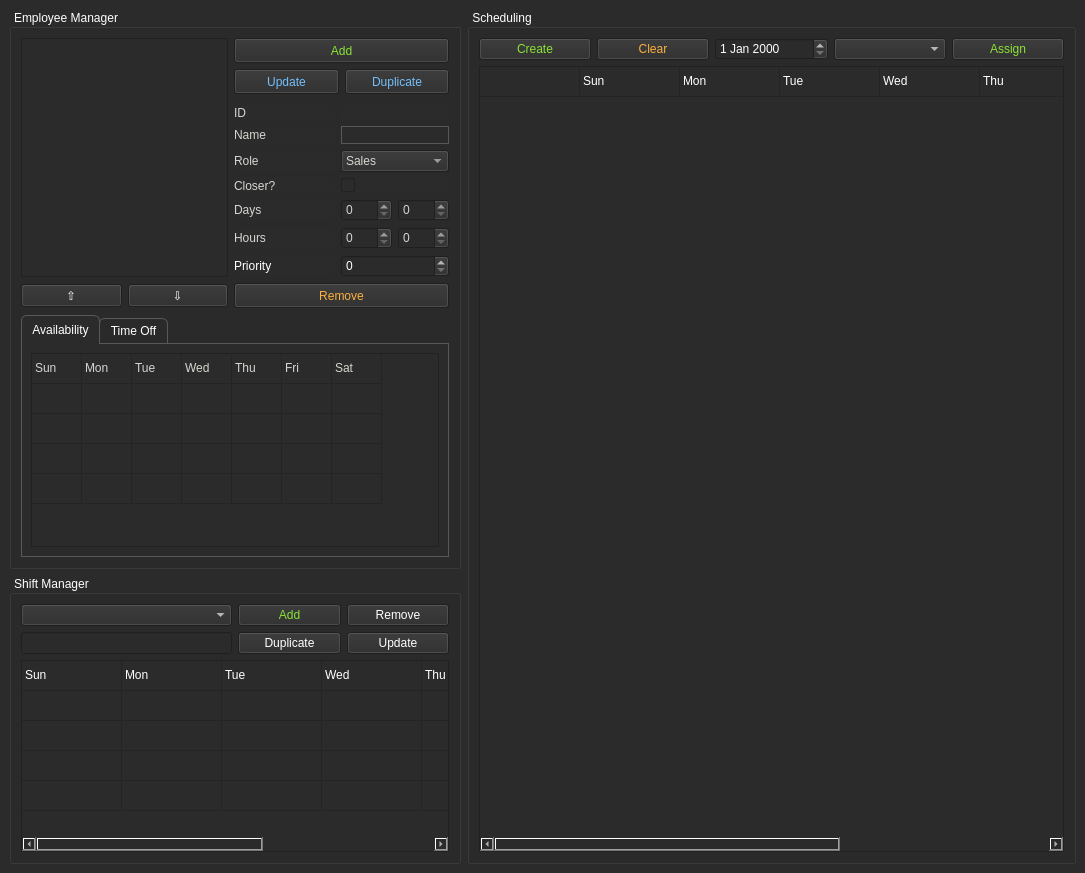
<?xml version="1.0" encoding="UTF-8"?>
<ui version="4.0">
 <class>autoschedservice</class>
 <widget class="QMainWindow" name="autoschedservice">
  <property name="geometry">
   <rect>
    <x>0</x>
    <y>0</y>
    <width>1085</width>
    <height>871</height>
   </rect>
  </property>
  <property name="sizePolicy">
   <sizepolicy hsizetype="Fixed" vsizetype="Fixed">
    <horstretch>0</horstretch>
    <verstretch>0</verstretch>
   </sizepolicy>
  </property>
  <property name="windowTitle">
   <string>The Automated Scheduling Service</string>
  </property>
  <property name="styleSheet">
   <string notr="true">background-color: rgb(43, 43, 43);</string>
  </property>
  <widget class="QWidget" name="centralwidget">
   <layout class="QGridLayout" name="gridLayout">
    <item row="0" column="0">
     <widget class="QGroupBox" name="groupBox">
      <property name="sizePolicy">
       <sizepolicy hsizetype="Minimum" vsizetype="Minimum">
        <horstretch>4</horstretch>
        <verstretch>0</verstretch>
       </sizepolicy>
      </property>
      <property name="styleSheet">
       <string notr="true">color: white;</string>
      </property>
      <property name="title">
       <string> Employee Manager </string>
      </property>
      <layout class="QGridLayout" name="gridLayout_2">
       <item row="8" column="2">
        <widget class="QLabel" name="lbl_days">
         <property name="sizePolicy">
          <sizepolicy hsizetype="MinimumExpanding" vsizetype="Minimum">
           <horstretch>1</horstretch>
           <verstretch>0</verstretch>
          </sizepolicy>
         </property>
         <property name="styleSheet">
          <string notr="true">color: rgb(211, 215, 207);</string>
         </property>
         <property name="text">
          <string>Days</string>
         </property>
        </widget>
       </item>
       <item row="11" column="1">
        <widget class="QPushButton" name="btn_empMoveDown">
         <property name="sizePolicy">
          <sizepolicy hsizetype="Minimum" vsizetype="Fixed">
           <horstretch>1</horstretch>
           <verstretch>0</verstretch>
          </sizepolicy>
         </property>
         <property name="text">
          <string>⇩</string>
         </property>
        </widget>
       </item>
       <item row="11" column="0">
        <widget class="QPushButton" name="btn_empMoveUp">
         <property name="sizePolicy">
          <sizepolicy hsizetype="Minimum" vsizetype="Fixed">
           <horstretch>1</horstretch>
           <verstretch>0</verstretch>
          </sizepolicy>
         </property>
         <property name="text">
          <string>⇧</string>
         </property>
        </widget>
       </item>
       <item row="10" column="2">
        <widget class="QLabel" name="lbl_empPriority">
         <property name="sizePolicy">
          <sizepolicy hsizetype="MinimumExpanding" vsizetype="Minimum">
           <horstretch>1</horstretch>
           <verstretch>0</verstretch>
          </sizepolicy>
         </property>
         <property name="text">
          <string>Priority</string>
         </property>
        </widget>
       </item>
       <item row="6" column="2">
        <widget class="QLabel" name="lbl_empRole">
         <property name="sizePolicy">
          <sizepolicy hsizetype="MinimumExpanding" vsizetype="Minimum">
           <horstretch>1</horstretch>
           <verstretch>0</verstretch>
          </sizepolicy>
         </property>
         <property name="styleSheet">
          <string notr="true">color: rgb(211, 215, 207);</string>
         </property>
         <property name="text">
          <string>Role</string>
         </property>
        </widget>
       </item>
       <item row="5" column="2">
        <widget class="QLabel" name="lbl_empName">
         <property name="sizePolicy">
          <sizepolicy hsizetype="MinimumExpanding" vsizetype="Minimum">
           <horstretch>1</horstretch>
           <verstretch>0</verstretch>
          </sizepolicy>
         </property>
         <property name="styleSheet">
          <string notr="true">color: rgb(211, 215, 207);</string>
         </property>
         <property name="text">
          <string>Name</string>
         </property>
        </widget>
       </item>
       <item row="7" column="2">
        <widget class="QLabel" name="lbl_closer">
         <property name="sizePolicy">
          <sizepolicy hsizetype="MinimumExpanding" vsizetype="Minimum">
           <horstretch>1</horstretch>
           <verstretch>0</verstretch>
          </sizepolicy>
         </property>
         <property name="styleSheet">
          <string notr="true">color: rgb(211, 215, 207);</string>
         </property>
         <property name="text">
          <string>Closer?</string>
         </property>
        </widget>
       </item>
       <item row="9" column="2">
        <widget class="QLabel" name="lbl_empHours">
         <property name="sizePolicy">
          <sizepolicy hsizetype="MinimumExpanding" vsizetype="Minimum">
           <horstretch>1</horstretch>
           <verstretch>0</verstretch>
          </sizepolicy>
         </property>
         <property name="styleSheet">
          <string notr="true">color: rgb(211, 215, 207);</string>
         </property>
         <property name="text">
          <string>Hours</string>
         </property>
        </widget>
       </item>
       <item row="0" column="0" rowspan="11" colspan="2">
        <widget class="QListWidget" name="listWidget_emps">
         <property name="sizePolicy">
          <sizepolicy hsizetype="MinimumExpanding" vsizetype="Minimum">
           <horstretch>2</horstretch>
           <verstretch>0</verstretch>
          </sizepolicy>
         </property>
         <property name="minimumSize">
          <size>
           <width>150</width>
           <height>150</height>
          </size>
         </property>
         <property name="maximumSize">
          <size>
           <width>1000</width>
           <height>1000</height>
          </size>
         </property>
         <property name="styleSheet">
          <string notr="true">color: rgb(211, 215, 207);</string>
         </property>
        </widget>
       </item>
       <item row="1" column="2" colspan="2">
        <layout class="QHBoxLayout" name="horizontalLayout_3" stretch="1,1">
         <item>
          <widget class="QPushButton" name="btn_empUpdate">
           <property name="sizePolicy">
            <sizepolicy hsizetype="MinimumExpanding" vsizetype="Minimum">
             <horstretch>1</horstretch>
             <verstretch>0</verstretch>
            </sizepolicy>
           </property>
           <property name="minimumSize">
            <size>
             <width>50</width>
             <height>25</height>
            </size>
           </property>
           <property name="maximumSize">
            <size>
             <width>100000</width>
             <height>100000</height>
            </size>
           </property>
           <property name="styleSheet">
            <string notr="true">color: rgb(114, 191, 253);</string>
           </property>
           <property name="text">
            <string>Update</string>
           </property>
          </widget>
         </item>
         <item>
          <widget class="QPushButton" name="btn_empDupe">
           <property name="sizePolicy">
            <sizepolicy hsizetype="MinimumExpanding" vsizetype="Minimum">
             <horstretch>1</horstretch>
             <verstretch>0</verstretch>
            </sizepolicy>
           </property>
           <property name="minimumSize">
            <size>
             <width>50</width>
             <height>25</height>
            </size>
           </property>
           <property name="maximumSize">
            <size>
             <width>100000</width>
             <height>100000</height>
            </size>
           </property>
           <property name="styleSheet">
            <string notr="true">color: rgb(114, 191, 253);</string>
           </property>
           <property name="text">
            <string>Duplicate</string>
           </property>
          </widget>
         </item>
        </layout>
       </item>
       <item row="0" column="2" colspan="2">
        <widget class="QPushButton" name="btn_empAdd">
         <property name="sizePolicy">
          <sizepolicy hsizetype="MinimumExpanding" vsizetype="Minimum">
           <horstretch>2</horstretch>
           <verstretch>0</verstretch>
          </sizepolicy>
         </property>
         <property name="minimumSize">
          <size>
           <width>50</width>
           <height>25</height>
          </size>
         </property>
         <property name="maximumSize">
          <size>
           <width>100000</width>
           <height>100000</height>
          </size>
         </property>
         <property name="styleSheet">
          <string notr="true">color: rgb(138, 226, 52);</string>
         </property>
         <property name="text">
          <string>Add</string>
         </property>
        </widget>
       </item>
       <item row="11" column="2" colspan="2">
        <widget class="QPushButton" name="btn_empRm">
         <property name="sizePolicy">
          <sizepolicy hsizetype="MinimumExpanding" vsizetype="Minimum">
           <horstretch>2</horstretch>
           <verstretch>0</verstretch>
          </sizepolicy>
         </property>
         <property name="minimumSize">
          <size>
           <width>50</width>
           <height>25</height>
          </size>
         </property>
         <property name="maximumSize">
          <size>
           <width>100000</width>
           <height>100000</height>
          </size>
         </property>
         <property name="styleSheet">
          <string notr="true">color: rgb(252, 175, 62);</string>
         </property>
         <property name="text">
          <string>Remove</string>
         </property>
        </widget>
       </item>
       <item row="5" column="3">
        <widget class="QLineEdit" name="lineEdit_empName">
         <property name="sizePolicy">
          <sizepolicy hsizetype="MinimumExpanding" vsizetype="Fixed">
           <horstretch>1</horstretch>
           <verstretch>0</verstretch>
          </sizepolicy>
         </property>
         <property name="styleSheet">
          <string notr="true">color: rgb(211, 215, 207);
border: 1px solid rgb(88, 88, 88);</string>
         </property>
        </widget>
       </item>
       <item row="6" column="3">
        <widget class="QComboBox" name="comboBox_empRole">
         <property name="sizePolicy">
          <sizepolicy hsizetype="MinimumExpanding" vsizetype="Fixed">
           <horstretch>1</horstretch>
           <verstretch>0</verstretch>
          </sizepolicy>
         </property>
         <property name="styleSheet">
          <string notr="true">color: rgb(211, 215, 207);</string>
         </property>
         <item>
          <property name="text">
           <string>Sales</string>
          </property>
         </item>
         <item>
          <property name="text">
           <string>Tech</string>
          </property>
         </item>
         <item>
          <property name="text">
           <string>None</string>
          </property>
         </item>
        </widget>
       </item>
       <item row="8" column="3">
        <layout class="QHBoxLayout" name="horizontalLayout" stretch="1,1">
         <item>
          <widget class="QSpinBox" name="spinBox_empDaysMin">
           <property name="styleSheet">
            <string notr="true">color: rgb(211, 215, 207);</string>
           </property>
          </widget>
         </item>
         <item>
          <widget class="QSpinBox" name="spinBox_empDaysMax">
           <property name="styleSheet">
            <string notr="true">color: rgb(211, 215, 207);</string>
           </property>
          </widget>
         </item>
        </layout>
       </item>
       <item row="7" column="3">
        <widget class="QCheckBox" name="chkBox_empCloser">
         <property name="sizePolicy">
          <sizepolicy hsizetype="MinimumExpanding" vsizetype="Fixed">
           <horstretch>1</horstretch>
           <verstretch>0</verstretch>
          </sizepolicy>
         </property>
         <property name="styleSheet">
          <string notr="true">color: rgb(211, 215, 207);</string>
         </property>
         <property name="text">
          <string/>
         </property>
        </widget>
       </item>
       <item row="9" column="3">
        <layout class="QHBoxLayout" name="horizontalLayout_2">
         <item>
          <widget class="QSpinBox" name="spinBox_empHoursMin">
           <property name="styleSheet">
            <string notr="true">color: rgb(211, 215, 207);</string>
           </property>
          </widget>
         </item>
         <item>
          <widget class="QSpinBox" name="spinBox_empHoursMax">
           <property name="styleSheet">
            <string notr="true">color: rgb(211, 215, 207);</string>
           </property>
          </widget>
         </item>
        </layout>
       </item>
       <item row="10" column="3">
        <widget class="QSpinBox" name="spinBox_empPriority">
         <property name="sizePolicy">
          <sizepolicy hsizetype="MinimumExpanding" vsizetype="Fixed">
           <horstretch>1</horstretch>
           <verstretch>0</verstretch>
          </sizepolicy>
         </property>
        </widget>
       </item>
       <item row="14" column="0" colspan="4">
        <widget class="QTabWidget" name="tabWidget">
         <property name="sizePolicy">
          <sizepolicy hsizetype="MinimumExpanding" vsizetype="MinimumExpanding">
           <horstretch>0</horstretch>
           <verstretch>0</verstretch>
          </sizepolicy>
         </property>
         <property name="styleSheet">
          <string notr="true">QTabWidget::pane {
border: 1px solid rgb(88, 88, 88);
}

QTabWidget::tab-bar:top {
    top: 1px;
}

QTabWidget::tab-bar:bottom {
    bottom: 1px;
}

QTabWidget::tab-bar:left {
    right: 1px;
}

QTabWidget::tab-bar:right {
    left: 1px;
}

QTabBar::tab {
	border-top-right-radius: 6px;
	border-top-left-radius: 6px;
    border: 1px solid rgb(88, 88, 88);
}

QTabBar::tab:selected {

}

QTabBar::tab:!selected {
   
	
	background-color: rgb(42, 42, 42);
}

QTabBar::tab:!selected:hover {
    background: #999;
}

QTabBar::tab:top:!selected {
    margin-top: 3px;
}

QTabBar::tab:bottom:!selected {
    margin-bottom: 3px;
}

QTabBar::tab:top, QTabBar::tab:bottom {
    min-width: 8ex;
    margin-right: -1px;
    padding: 5px 10px 5px 10px;
}

QTabBar::tab:top:selected {
    border-bottom-color: none;
}

QTabBar::tab:bottom:selected {
    border-top-color: none;
}

QTabBar::tab:top:last, QTabBar::tab:bottom:last,
QTabBar::tab:top:only-one, QTabBar::tab:bottom:only-one {
    margin-right: 0;
}

QTabBar::tab:left:!selected {
    margin-right: 3px;
}

QTabBar::tab:right:!selected {
    margin-left: 3px;
}

QTabBar::tab:left, QTabBar::tab:right {
    min-height: 8ex;
    margin-bottom: -1px;
    padding: 10px 5px 10px 5px;
}

QTabBar::tab:left:selected {
    border-left-color: none;
}

QTabBar::tab:right:selected {
    border-right-color: none;
}

QTabBar::tab:left:last, QTabBar::tab:right:last,
QTabBar::tab:left:only-one, QTabBar::tab:right:only-one {
    margin-bottom: 0;
}</string>
         </property>
         <property name="currentIndex">
          <number>0</number>
         </property>
         <widget class="QWidget" name="tab">
          <property name="styleSheet">
           <string notr="true"/>
          </property>
          <attribute name="title">
           <string>Availability</string>
          </attribute>
          <layout class="QGridLayout" name="gridLayout_6">
           <item row="0" column="0">
            <widget class="QTableWidget" name="tableWidget_avail">
             <property name="enabled">
              <bool>true</bool>
             </property>
             <property name="sizePolicy">
              <sizepolicy hsizetype="Minimum" vsizetype="Minimum">
               <horstretch>0</horstretch>
               <verstretch>0</verstretch>
              </sizepolicy>
             </property>
             <property name="minimumSize">
              <size>
               <width>300</width>
               <height>0</height>
              </size>
             </property>
             <property name="styleSheet">
              <string notr="true">color: rgb(211, 215, 207);</string>
             </property>
             <property name="rowCount">
              <number>5</number>
             </property>
             <property name="columnCount">
              <number>7</number>
             </property>
             <attribute name="horizontalHeaderVisible">
              <bool>false</bool>
             </attribute>
             <attribute name="horizontalHeaderCascadingSectionResizes">
              <bool>false</bool>
             </attribute>
             <attribute name="horizontalHeaderMinimumSectionSize">
              <number>50</number>
             </attribute>
             <attribute name="horizontalHeaderDefaultSectionSize">
              <number>50</number>
             </attribute>
             <attribute name="horizontalHeaderShowSortIndicator" stdset="0">
              <bool>false</bool>
             </attribute>
             <attribute name="horizontalHeaderStretchLastSection">
              <bool>false</bool>
             </attribute>
             <attribute name="verticalHeaderVisible">
              <bool>false</bool>
             </attribute>
             <attribute name="verticalHeaderStretchLastSection">
              <bool>false</bool>
             </attribute>
             <row/>
             <row/>
             <row/>
             <row/>
             <row/>
             <column/>
             <column/>
             <column/>
             <column/>
             <column/>
             <column/>
             <column/>
             <item row="0" column="0">
              <property name="text">
               <string>Sun</string>
              </property>
              <property name="foreground">
               <brush brushstyle="NoBrush">
                <color alpha="255">
                 <red>114</red>
                 <green>191</green>
                 <blue>253</blue>
                </color>
               </brush>
              </property>
              <property name="flags">
               <set>ItemIsDragEnabled|ItemIsDropEnabled|ItemIsUserCheckable|ItemIsEnabled</set>
              </property>
             </item>
             <item row="0" column="1">
              <property name="text">
               <string>Mon</string>
              </property>
              <property name="background">
               <brush brushstyle="NoBrush">
                <color alpha="255">
                 <red>114</red>
                 <green>191</green>
                 <blue>253</blue>
                </color>
               </brush>
              </property>
              <property name="foreground">
               <brush brushstyle="NoBrush">
                <color alpha="255">
                 <red>114</red>
                 <green>191</green>
                 <blue>253</blue>
                </color>
               </brush>
              </property>
              <property name="flags">
               <set>ItemIsDragEnabled|ItemIsDropEnabled|ItemIsUserCheckable|ItemIsEnabled</set>
              </property>
             </item>
             <item row="0" column="2">
              <property name="text">
               <string>Tue</string>
              </property>
              <property name="background">
               <brush brushstyle="NoBrush">
                <color alpha="255">
                 <red>114</red>
                 <green>191</green>
                 <blue>253</blue>
                </color>
               </brush>
              </property>
              <property name="foreground">
               <brush brushstyle="NoBrush">
                <color alpha="255">
                 <red>114</red>
                 <green>191</green>
                 <blue>253</blue>
                </color>
               </brush>
              </property>
              <property name="flags">
               <set>ItemIsDragEnabled|ItemIsDropEnabled|ItemIsUserCheckable|ItemIsEnabled</set>
              </property>
             </item>
             <item row="0" column="3">
              <property name="text">
               <string>Wed</string>
              </property>
              <property name="foreground">
               <brush brushstyle="NoBrush">
                <color alpha="255">
                 <red>114</red>
                 <green>191</green>
                 <blue>253</blue>
                </color>
               </brush>
              </property>
              <property name="flags">
               <set>ItemIsDragEnabled|ItemIsDropEnabled|ItemIsUserCheckable|ItemIsEnabled</set>
              </property>
             </item>
             <item row="0" column="4">
              <property name="text">
               <string>Thu</string>
              </property>
              <property name="foreground">
               <brush brushstyle="NoBrush">
                <color alpha="255">
                 <red>114</red>
                 <green>191</green>
                 <blue>253</blue>
                </color>
               </brush>
              </property>
              <property name="flags">
               <set>ItemIsDragEnabled|ItemIsDropEnabled|ItemIsUserCheckable|ItemIsEnabled</set>
              </property>
             </item>
             <item row="0" column="5">
              <property name="text">
               <string>Fri</string>
              </property>
              <property name="foreground">
               <brush brushstyle="NoBrush">
                <color alpha="255">
                 <red>114</red>
                 <green>191</green>
                 <blue>253</blue>
                </color>
               </brush>
              </property>
              <property name="flags">
               <set>ItemIsDragEnabled|ItemIsDropEnabled|ItemIsUserCheckable|ItemIsEnabled</set>
              </property>
             </item>
             <item row="0" column="6">
              <property name="text">
               <string>Sat</string>
              </property>
              <property name="foreground">
               <brush brushstyle="NoBrush">
                <color alpha="255">
                 <red>114</red>
                 <green>191</green>
                 <blue>253</blue>
                </color>
               </brush>
              </property>
              <property name="flags">
               <set>ItemIsDragEnabled|ItemIsDropEnabled|ItemIsUserCheckable|ItemIsEnabled</set>
              </property>
             </item>
             <item row="1" column="0">
              <property name="text">
               <string/>
              </property>
             </item>
            </widget>
           </item>
          </layout>
         </widget>
         <widget class="QWidget" name="tab_2">
          <attribute name="title">
           <string>Time Off</string>
          </attribute>
         </widget>
        </widget>
       </item>
       <item row="3" column="2" rowspan="2">
        <widget class="QLabel" name="lbl_empId">
         <property name="sizePolicy">
          <sizepolicy hsizetype="MinimumExpanding" vsizetype="Minimum">
           <horstretch>1</horstretch>
           <verstretch>0</verstretch>
          </sizepolicy>
         </property>
         <property name="styleSheet">
          <string notr="true">color: rgb(211, 215, 207);</string>
         </property>
         <property name="text">
          <string>ID</string>
         </property>
        </widget>
       </item>
       <item row="3" column="3" rowspan="2">
        <widget class="QLabel" name="lbl_empIdVal">
         <property name="sizePolicy">
          <sizepolicy hsizetype="MinimumExpanding" vsizetype="Minimum">
           <horstretch>1</horstretch>
           <verstretch>0</verstretch>
          </sizepolicy>
         </property>
         <property name="styleSheet">
          <string notr="true">color: rgb(211, 215, 207);</string>
         </property>
         <property name="text">
          <string/>
         </property>
        </widget>
       </item>
      </layout>
     </widget>
    </item>
    <item row="1" column="0">
     <widget class="QGroupBox" name="groupBox_2">
      <property name="sizePolicy">
       <sizepolicy hsizetype="Minimum" vsizetype="Minimum">
        <horstretch>0</horstretch>
        <verstretch>0</verstretch>
       </sizepolicy>
      </property>
      <property name="styleSheet">
       <string notr="true">color: white;
border-color: rgb(0, 0, 0);</string>
      </property>
      <property name="title">
       <string> Shift Manager </string>
      </property>
      <layout class="QGridLayout" name="gridLayout_4">
       <item row="1" column="0" colspan="2">
        <widget class="QComboBox" name="comboBox_shiftSelect">
         <property name="sizePolicy">
          <sizepolicy hsizetype="Minimum" vsizetype="Fixed">
           <horstretch>0</horstretch>
           <verstretch>0</verstretch>
          </sizepolicy>
         </property>
        </widget>
       </item>
       <item row="2" column="0" colspan="2">
        <widget class="QLineEdit" name="lineEdit_shiftName">
         <property name="sizePolicy">
          <sizepolicy hsizetype="Minimum" vsizetype="Fixed">
           <horstretch>0</horstretch>
           <verstretch>0</verstretch>
          </sizepolicy>
         </property>
        </widget>
       </item>
       <item row="1" column="2">
        <widget class="QPushButton" name="btn_shiftAdd">
         <property name="styleSheet">
          <string notr="true">color: rgb(138, 226, 52);</string>
         </property>
         <property name="text">
          <string>Add</string>
         </property>
        </widget>
       </item>
       <item row="2" column="2">
        <widget class="QPushButton" name="btn_shiftDupe">
         <property name="text">
          <string>Duplicate</string>
         </property>
        </widget>
       </item>
       <item row="3" column="0" colspan="4">
        <widget class="QTableWidget" name="tableWidget_shifts">
         <property name="sizePolicy">
          <sizepolicy hsizetype="Minimum" vsizetype="Minimum">
           <horstretch>0</horstretch>
           <verstretch>0</verstretch>
          </sizepolicy>
         </property>
         <property name="rowCount">
          <number>5</number>
         </property>
         <property name="columnCount">
          <number>7</number>
         </property>
         <attribute name="horizontalHeaderVisible">
          <bool>false</bool>
         </attribute>
         <attribute name="verticalHeaderVisible">
          <bool>false</bool>
         </attribute>
         <row/>
         <row/>
         <row/>
         <row/>
         <row/>
         <column/>
         <column/>
         <column/>
         <column/>
         <column/>
         <column/>
         <column/>
         <item row="0" column="0">
          <property name="text">
           <string>Sun</string>
          </property>
          <property name="flags">
           <set>ItemIsDragEnabled|ItemIsDropEnabled|ItemIsUserCheckable|ItemIsEnabled</set>
          </property>
         </item>
         <item row="0" column="1">
          <property name="text">
           <string>Mon</string>
          </property>
          <property name="flags">
           <set>ItemIsDragEnabled|ItemIsDropEnabled|ItemIsUserCheckable|ItemIsEnabled</set>
          </property>
         </item>
         <item row="0" column="2">
          <property name="text">
           <string>Tue</string>
          </property>
          <property name="flags">
           <set>ItemIsDragEnabled|ItemIsDropEnabled|ItemIsUserCheckable|ItemIsEnabled</set>
          </property>
         </item>
         <item row="0" column="3">
          <property name="text">
           <string>Wed</string>
          </property>
          <property name="flags">
           <set>ItemIsDragEnabled|ItemIsDropEnabled|ItemIsUserCheckable|ItemIsEnabled</set>
          </property>
         </item>
         <item row="0" column="4">
          <property name="text">
           <string>Thu</string>
          </property>
          <property name="flags">
           <set>ItemIsDragEnabled|ItemIsDropEnabled|ItemIsUserCheckable|ItemIsEnabled</set>
          </property>
         </item>
         <item row="0" column="5">
          <property name="text">
           <string>Fri</string>
          </property>
          <property name="flags">
           <set>ItemIsDragEnabled|ItemIsDropEnabled|ItemIsUserCheckable|ItemIsEnabled</set>
          </property>
         </item>
         <item row="0" column="6">
          <property name="text">
           <string>Sat</string>
          </property>
          <property name="flags">
           <set>ItemIsDragEnabled|ItemIsDropEnabled|ItemIsUserCheckable|ItemIsEnabled</set>
          </property>
         </item>
        </widget>
       </item>
       <item row="2" column="3">
        <widget class="QPushButton" name="btn_shiftUpdate">
         <property name="text">
          <string>Update</string>
         </property>
        </widget>
       </item>
       <item row="1" column="3">
        <widget class="QPushButton" name="btn_shiftRemove">
         <property name="text">
          <string>Remove</string>
         </property>
        </widget>
       </item>
      </layout>
     </widget>
    </item>
    <item row="0" column="1" rowspan="2">
     <widget class="QGroupBox" name="groupBox_3">
      <property name="sizePolicy">
       <sizepolicy hsizetype="Expanding" vsizetype="Expanding">
        <horstretch>8</horstretch>
        <verstretch>0</verstretch>
       </sizepolicy>
      </property>
      <property name="styleSheet">
       <string notr="true">color: white;</string>
      </property>
      <property name="title">
       <string> Scheduling </string>
      </property>
      <layout class="QGridLayout" name="gridLayout_3">
       <item row="0" column="1">
        <widget class="QPushButton" name="btn_schedClear">
         <property name="styleSheet">
          <string notr="true">color: rgb(252, 175, 62);</string>
         </property>
         <property name="text">
          <string>Clear</string>
         </property>
        </widget>
       </item>
       <item row="0" column="4">
        <widget class="QPushButton" name="btn_schedAssign">
         <property name="styleSheet">
          <string notr="true">color: rgb(138, 226, 52);</string>
         </property>
         <property name="text">
          <string>Assign</string>
         </property>
        </widget>
       </item>
       <item row="0" column="3">
        <widget class="QComboBox" name="comboBox_schedAssign"/>
       </item>
       <item row="2" column="0" colspan="5">
        <widget class="QTableWidget" name="tableWidget_schedule">
         <property name="sizePolicy">
          <sizepolicy hsizetype="Expanding" vsizetype="Expanding">
           <horstretch>0</horstretch>
           <verstretch>0</verstretch>
          </sizepolicy>
         </property>
         <property name="styleSheet">
          <string notr="true"/>
         </property>
         <property name="selectionMode">
          <enum>QAbstractItemView::SingleSelection</enum>
         </property>
         <property name="rowCount">
          <number>1</number>
         </property>
         <property name="columnCount">
          <number>8</number>
         </property>
         <attribute name="horizontalHeaderVisible">
          <bool>false</bool>
         </attribute>
         <attribute name="horizontalHeaderHighlightSections">
          <bool>true</bool>
         </attribute>
         <attribute name="horizontalHeaderStretchLastSection">
          <bool>false</bool>
         </attribute>
         <attribute name="verticalHeaderVisible">
          <bool>false</bool>
         </attribute>
         <attribute name="verticalHeaderStretchLastSection">
          <bool>false</bool>
         </attribute>
         <row/>
         <column/>
         <column/>
         <column/>
         <column/>
         <column/>
         <column/>
         <column/>
         <column/>
         <item row="0" column="0">
          <property name="flags">
           <set>ItemIsDragEnabled|ItemIsDropEnabled|ItemIsUserCheckable|ItemIsEnabled</set>
          </property>
         </item>
         <item row="0" column="1">
          <property name="text">
           <string>Sun</string>
          </property>
          <property name="flags">
           <set>ItemIsDragEnabled|ItemIsDropEnabled|ItemIsUserCheckable|ItemIsEnabled</set>
          </property>
         </item>
         <item row="0" column="2">
          <property name="text">
           <string>Mon</string>
          </property>
          <property name="flags">
           <set>ItemIsDragEnabled|ItemIsDropEnabled|ItemIsUserCheckable|ItemIsEnabled</set>
          </property>
         </item>
         <item row="0" column="3">
          <property name="text">
           <string>Tue</string>
          </property>
          <property name="flags">
           <set>ItemIsDragEnabled|ItemIsDropEnabled|ItemIsUserCheckable|ItemIsEnabled</set>
          </property>
         </item>
         <item row="0" column="4">
          <property name="text">
           <string>Wed</string>
          </property>
          <property name="flags">
           <set>ItemIsDragEnabled|ItemIsDropEnabled|ItemIsUserCheckable|ItemIsEnabled</set>
          </property>
         </item>
         <item row="0" column="5">
          <property name="text">
           <string>Thu</string>
          </property>
          <property name="flags">
           <set>ItemIsDragEnabled|ItemIsDropEnabled|ItemIsUserCheckable|ItemIsEnabled</set>
          </property>
         </item>
         <item row="0" column="6">
          <property name="text">
           <string>Fri</string>
          </property>
          <property name="flags">
           <set>ItemIsDragEnabled|ItemIsDropEnabled|ItemIsUserCheckable|ItemIsEnabled</set>
          </property>
         </item>
         <item row="0" column="7">
          <property name="text">
           <string>Sat</string>
          </property>
          <property name="flags">
           <set>ItemIsDragEnabled|ItemIsDropEnabled|ItemIsUserCheckable|ItemIsEnabled</set>
          </property>
         </item>
        </widget>
       </item>
       <item row="0" column="0">
        <widget class="QPushButton" name="btn_schedCreate">
         <property name="styleSheet">
          <string notr="true">color: rgb(138, 226, 52);</string>
         </property>
         <property name="text">
          <string>Create</string>
         </property>
        </widget>
       </item>
       <item row="0" column="2">
        <widget class="QDateEdit" name="dateEdit"/>
       </item>
      </layout>
     </widget>
    </item>
   </layout>
  </widget>
 </widget>
 <resources/>
 <connections/>
</ui>
